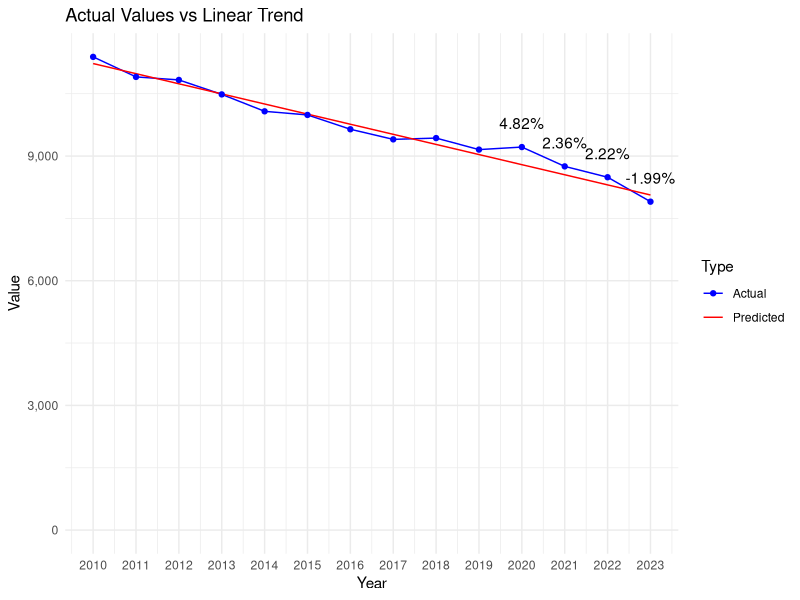

The R source for this figure:
# Load necessary libraries
library(dplyr)
library(readr)
library(ggplot2)

# Defines the data as a named vector
data <- c(
  `2010` = 11386, `2011` = 10904, `2012` = 10831, `2013` = 10483, `2014` = 10076,
  `2015` = 9989, `2016` = 9644, `2017` = 9401, `2018` = 9432, `2019` = 9155,
  `2020` = 9216, `2021` = 8751, `2022` = 8490, `2023` = 7902
)

# Extracts data for the decade and recent years
decade <- data[as.character(2010:2019)]
recent_years <- data[as.character(2020:2023)]

# Fits a linear model to the decade data
years <- as.numeric(names(decade))
lm_model <- lm(decade ~ years)

# Predicts values for 2020 to 2023 based on the linear model
predicted_values <- predict(lm_model, newdata = data.frame(years = as.numeric(names(recent_years))))

# Calculates deviations from the linear trend
deviations <- recent_years - predicted_values

# Calculates the mean and standard deviation of the decade
decade_mean <- mean(decade)
decade_stddev <- sd(decade)

# Initializes vectors to store the calculated values
z_scores <- numeric(length(recent_years))
percent_deviations <- numeric(length(recent_years))

# Calculates and store the Z-scores, deviations, and percentage of deviations for recent years
for (i in 1:length(recent_years)) {
  year <- names(recent_years)[i]
  z_scores[i] <- (recent_years[year] - decade_mean) / decade_stddev
  deviation <- deviations[year]
  percent_deviations[i] <- (deviation / predicted_values[i]) * 100
  cat(sprintf("Year: %s, Z-score: %f, Deviation from linear trend: %f, Percentage of deviation: %f%%\n",
              year, z_scores[i], deviation, percent_deviations[i]))
}

# Prepare an extended range for predictions, including 2020 to 2023
extended_years <- as.numeric(c(names(decade), names(recent_years)))

# Predict values for the extended range based on the linear model
extended_predicted_values <- predict(lm_model, newdata = data.frame(years = extended_years))

# Create a data frame for plotting actual values
actual_plot_data <- data.frame(
  Year = as.numeric(names(data)),
  Value = data,
  Type = "Actual"
)

# Create a data frame for plotting predicted values
predicted_plot_data <- data.frame(
  Year = extended_years,
  Value = extended_predicted_values,
  Type = "Predicted"
)

# Combine actual and predicted data
plot_data <- rbind(actual_plot_data, predicted_plot_data)

# Create the line chart
p <- ggplot(plot_data, aes(x = Year, y = Value, color = Type)) +
  geom_line(aes(group = Type)) +
  geom_point(data = actual_plot_data, aes(x = Year, y = Value)) +
  theme_minimal() +
  labs(title = "Actual Values vs Linear Trend", x = "Year", y = "Value") +
  scale_color_manual(values = c("Actual" = "blue", "Predicted" = "red")) +
  scale_y_continuous(labels = scales::comma, limits = c(0, max(plot_data$Value))) +
  scale_x_continuous(breaks = extended_years) # Set breaks to every year

# Add percentage of deviation annotations for 2020 to 2023
for (i in 1:length(recent_years)) {
  year <- as.numeric(names(recent_years)[i])
  deviation_value <- percent_deviations[i]
  p <- p + annotate("text", x = year, y = data[as.character(year)], label = paste0(round(deviation_value, 2), "%"), vjust = -1.5)
}

# Print the plot
print(p)